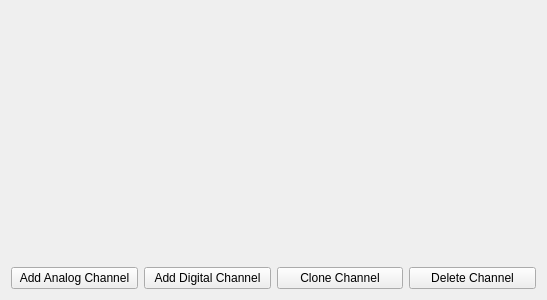
<?xml version="1.0" encoding="UTF-8"?>
<ui version="4.0">
 <class>ChannelListView</class>
 <widget class="QWidget" name="ChannelListView">
  <property name="geometry">
   <rect>
    <x>0</x>
    <y>0</y>
    <width>547</width>
    <height>300</height>
   </rect>
  </property>
  <property name="windowTitle">
   <string notr="true">Form</string>
  </property>
  <layout class="QVBoxLayout" name="verticalLayout">
   <item>
    <widget class="ConfigObjectTableView" name="listView" native="true">
     <property name="sizePolicy">
      <sizepolicy hsizetype="Preferred" vsizetype="MinimumExpanding">
       <horstretch>0</horstretch>
       <verstretch>0</verstretch>
      </sizepolicy>
     </property>
    </widget>
   </item>
   <item>
    <layout class="QHBoxLayout" name="horizontalLayout_6">
     <item>
      <widget class="QPushButton" name="addAnalogChannel">
       <property name="text">
        <string>Add Analog Channel</string>
       </property>
       <property name="shortcut">
        <string>Alt+A</string>
       </property>
      </widget>
     </item>
     <item>
      <widget class="QPushButton" name="addDigitalChannel">
       <property name="text">
        <string>Add Digital Channel</string>
       </property>
       <property name="shortcut">
        <string>Alt+D</string>
       </property>
      </widget>
     </item>
     <item>
      <widget class="QPushButton" name="cloneChannel">
       <property name="text">
        <string>Clone Channel</string>
       </property>
       <property name="shortcut">
        <string>Alt+C</string>
       </property>
      </widget>
     </item>
     <item>
      <widget class="QPushButton" name="remChannel">
       <property name="text">
        <string>Delete Channel</string>
       </property>
       <property name="shortcut">
        <string>Alt+-</string>
       </property>
      </widget>
     </item>
    </layout>
   </item>
  </layout>
 </widget>
 <customwidgets>
  <customwidget>
   <class>ConfigObjectTableView</class>
   <extends>QWidget</extends>
   <header>configobjecttableview.hh</header>
   <container>1</container>
  </customwidget>
 </customwidgets>
 <resources/>
 <connections/>
</ui>
